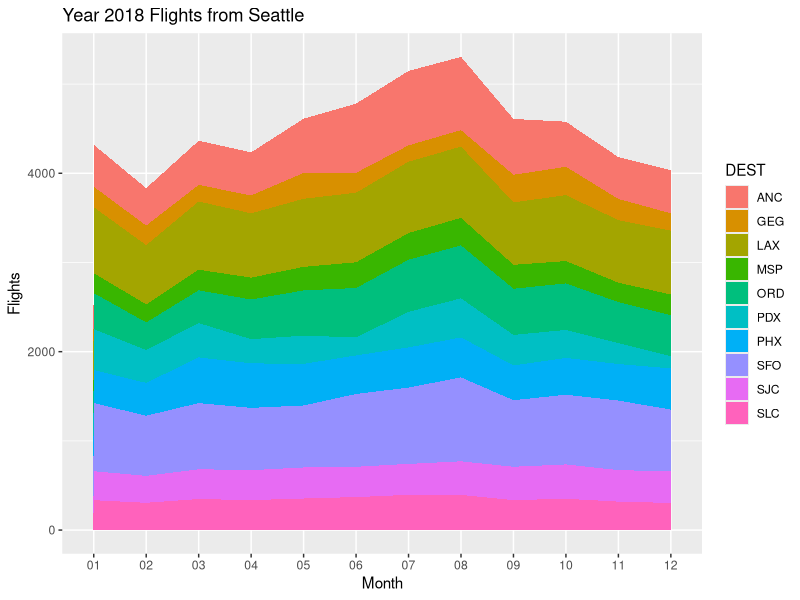
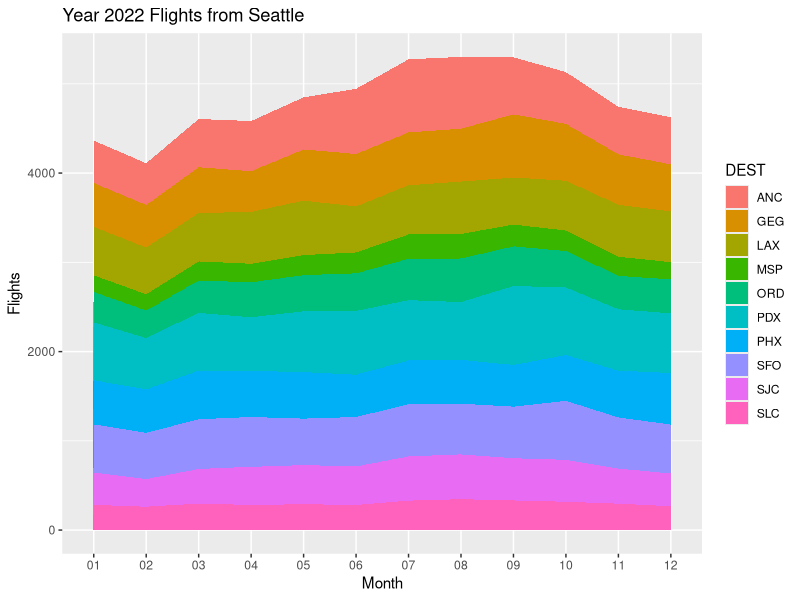
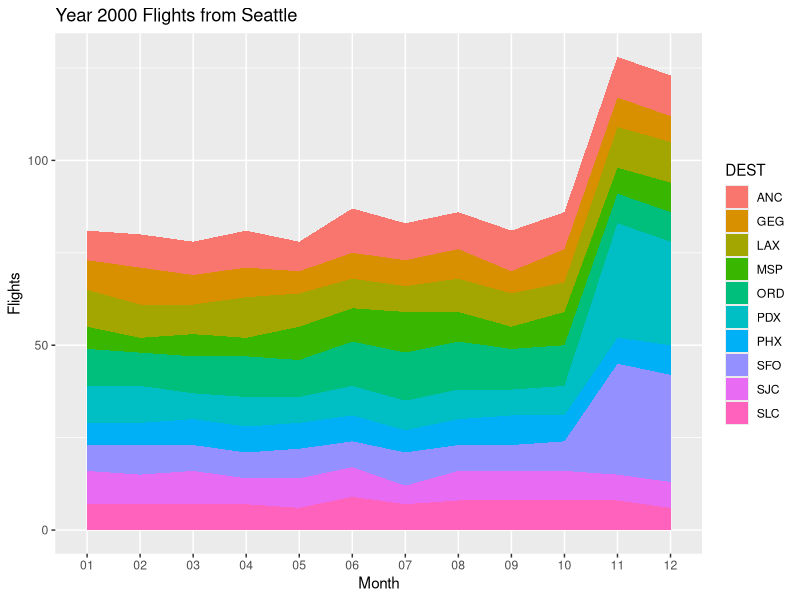
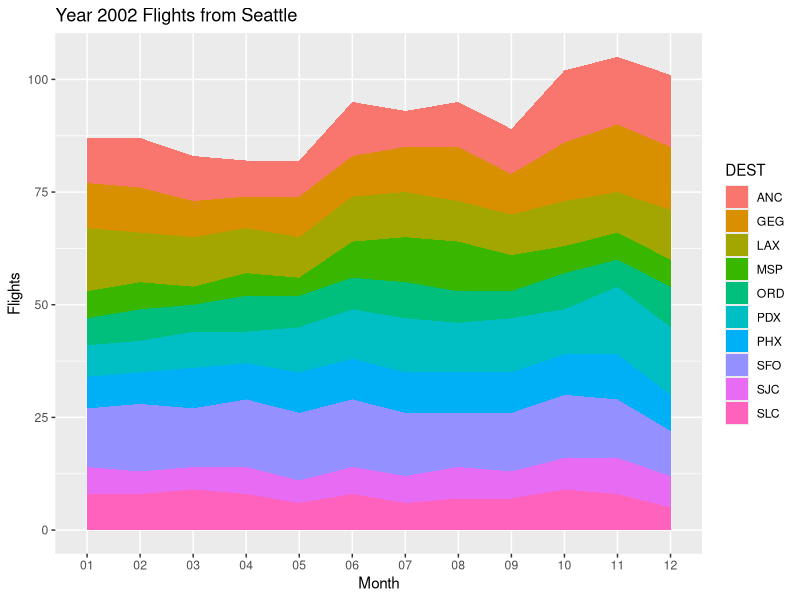

Here is the R script that generated these plots, in order:
library(dplyr)
library(stringr)
library(ggplot2)
library(tidyr)
data <- read.csv("full_dataset.csv")

filtered_data <- data %>%
  filter(ORIGIN == "SEA" | DEST == "SEA")
#filtered_data$Month <- as.numeric(filtered_data$month)\
new_data <- filtered_data %>%
  mutate(Month = sprintf("%02d", month))

top_destinations_1 <- new_data %>%
  filter(ORIGIN == "SEA") %>%
  filter(year == 2000) %>%
  group_by(DEST) %>%
  summarize(total_flights = sum(Flights)) %>%
  arrange(desc(total_flights)) %>%
  top_n(10)


top_10_list <- top_destinations_1$DEST
clean_data <- new_data %>%
  filter(DEST %in% top_10_list) %>%
  filter(year == 2000)


story_3_viz_nine_2000 <- ggplot(clean_data, aes( x = Month , y = Flights, group = DEST, fill = DEST)) + ggtitle("Year 2000 Flights from Seattle") +
geom_area()

clean_data <- new_data %>%
  filter(DEST %in% top_10_list) %>%
  filter(year == 2002)


story_3_viz_nine_2002 <- ggplot(clean_data, aes( x = Month , y = Flights, group = DEST, fill = DEST)) + ggtitle("Year 2002 Flights from Seattle") +
  geom_area()


#YEAR 2018/2022

top_destinations_2 <- new_data %>%
  filter(ORIGIN == "SEA") %>%
  filter(year == 2018) %>%
  group_by(DEST) %>%
  summarize(total_flights = sum(Flights)) %>%
  arrange(desc(total_flights)) %>%
  top_n(10)


top_10_list <- top_destinations_1$DEST
clean_data <- new_data %>%
  filter(DEST %in% top_10_list) %>%
  filter(year == 2018)

story_3_viz_covid_2018 <- ggplot(clean_data, aes( x = Month , y = Flights, group = DEST, fill = DEST)) + ggtitle("Year 2018 Flights from Seattle") +
  geom_area()

 #2022

clean_data <- new_data %>%
  filter(DEST %in% top_10_list) %>%
  filter(year == 2022)

story_3_viz_covid_2022 <- ggplot(clean_data, aes( x = Month , y = Flights, group = DEST, fill = DEST)) + ggtitle("Year 2022 Flights from Seattle") +
  geom_area()
